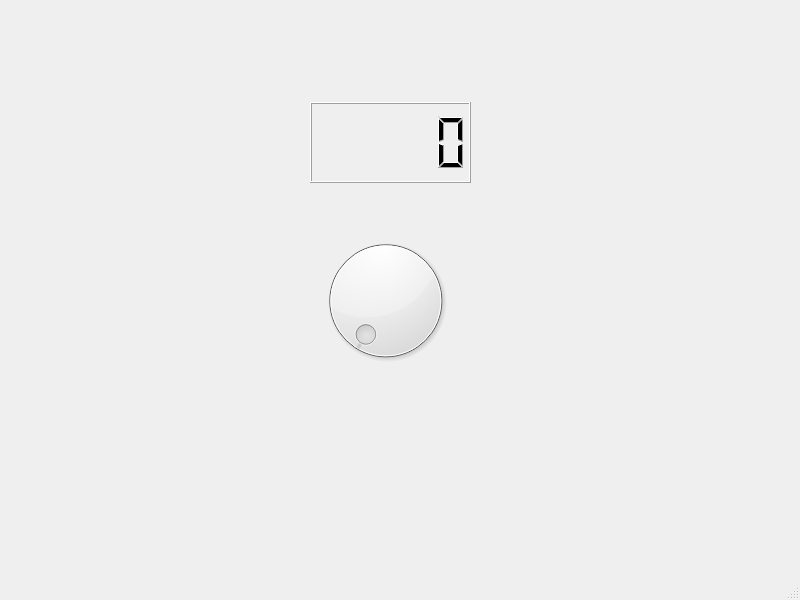
<?xml version="1.0" encoding="UTF-8"?>
<ui version="4.0">
 <class>MainWindow</class>
 <widget class="QMainWindow" name="MainWindow">
  <property name="geometry">
   <rect>
    <x>0</x>
    <y>0</y>
    <width>800</width>
    <height>600</height>
   </rect>
  </property>
  <property name="windowTitle">
   <string>MainWindow</string>
  </property>
  <widget class="QWidget" name="centralwidget">
   <widget class="QDial" name="dial">
    <property name="geometry">
     <rect>
      <x>310</x>
      <y>230</y>
      <width>151</width>
      <height>141</height>
     </rect>
    </property>
   </widget>
   <widget class="QLCDNumber" name="lcdNumber">
    <property name="geometry">
     <rect>
      <x>310</x>
      <y>102</y>
      <width>161</width>
      <height>81</height>
     </rect>
    </property>
   </widget>
  </widget>
  <widget class="QMenuBar" name="menubar">
   <property name="geometry">
    <rect>
     <x>0</x>
     <y>0</y>
     <width>800</width>
     <height>28</height>
    </rect>
   </property>
  </widget>
  <widget class="QStatusBar" name="statusbar"/>
 </widget>
 <resources/>
 <connections>
  <connection>
   <sender>dial</sender>
   <signal>valueChanged(int)</signal>
   <receiver>lcdNumber</receiver>
   <slot>display(int)</slot>
   <hints>
    <hint type="sourcelabel">
     <x>364</x>
     <y>283</y>
    </hint>
    <hint type="destinationlabel">
     <x>397</x>
     <y>156</y>
    </hint>
   </hints>
  </connection>
 </connections>
 <slots>
  <slot>lcd_slot()</slot>
 </slots>
</ui>
